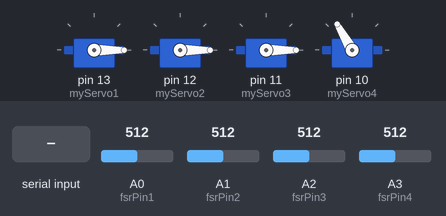
Bench run of a sketch on a simulated Arduino Uno, built with avr-gcc and run on an emulated ATmega328P. On the bench: 4 × servo. Inputs (shaded band) come from the test bench; at power-on: A0 (fsrPin1) = 512, A1 (fsrPin2) = 512, A2 (fsrPin3) = 512, A3 (fsrPin4) = 512.

Above: at 1.2 s.
1.3 s: "1" received over the second serial link
At 2.0 s:
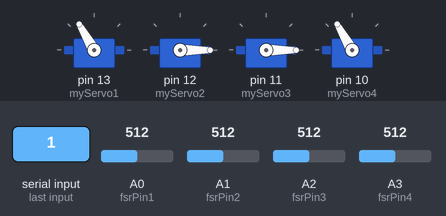
At 2.8 s:
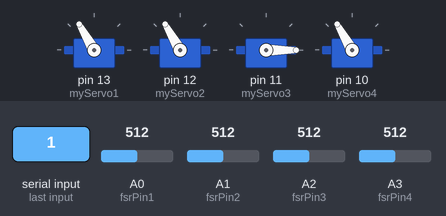
Timing chart, 0 to 6.1 s (numbered marks = the images above; inputs shaded):
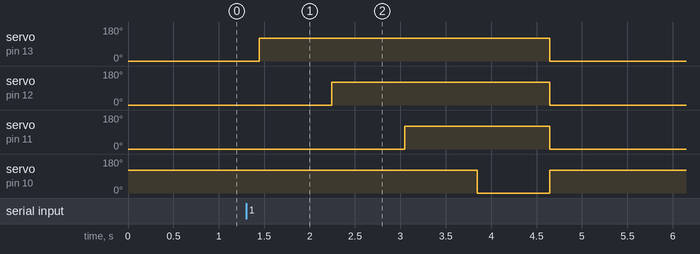

Measured:
- after the input at 1.3 s, servo on pin 13 (myServo1): 0° → 120° after 0.15 s, → 0° 3.2 s later; servo on pin 12 (myServo2): 0° → 120° after 0.95 s, → 0° 2.4 s later; servo on pin 11 (myServo3): 0° → 120° after 1.7 s, → 0° 1.6 s later; servo on pin 10 (myServo4): 120° → 0° after 2.5 s, → 120° 0.80 s later

The sketch:

Optimized_Code_Test.ino
```cpp
/* Example code to use Force Sensitive Resistor (FSR) as toggle switch to control LED. More info: https://www.makerguides.com */
#include <Servo.h>
#include <SoftwareSerial.h>

//======================================================================================================

// Create servo object to control a servo:
Servo myServo1;
Servo myServo2;
Servo myServo3;
Servo myServo4;

// Define pins for force sensitive resistors:
#define fsrPin1 A0
#define fsrPin2 A1
#define fsrPin3 A2
#define fsrPin4 A3

//Current readings from FSR
int fsrReading1;
int fsrReading2;
int fsrReading3;
int fsrReading4;

//Previous readings from FSR
int previous1 = 0;
int previous2 = 0;
int previous3 = 0;
int previous4 = 0;

// Current state of output pins
int state1 = LOW;
int state2 = LOW;
int state3 = LOW;
int state4 = LOW;

// Booleans measuring if FSR is triggered
bool isDropped1;
bool isDropped2;
bool isDropped3;
bool isDropped4;

// Initialize Bluetooth adapter
SoftwareSerial Bluetooth(7, 8);

// Time and debounce used to stop FSR from triggering too quickly
long toggleTime = 0;
long debounce = 40;

// Integer used to store incoming bluetooth values. Null for now
int command;
int previousCommand;


//======================================================================================================


void setup() {
  // Begin Serial communication at a baud rate of 9600:
  Serial.begin(9600);

  // Attach servos to pins for operation:
  myServo1.attach(13);
  myServo2.attach(12);
  myServo3.attach(11);
  myServo4.attach(10);

  // Begin Bluetooth communication at a baud rate of 9600:
  Bluetooth.begin(9600);

  // Set Servos to default location
   myServo1.write(0);
   myServo2.write(0);
   myServo3.write(0);
   myServo4.write(120);
}


void loop() {
  command = Bluetooth.read();
  // Manual reset from bluetooth
  if(command == 49 && previousCommand != 49){
    //Bluetooth input will force reset.
    forceReset();
  }
  // Automatic reset without bluetooth
  else{
    readFSRinputs();
    checkTargets();
    triggerTargetReset();
  }
  previousCommand = command;
}


// This method will read the current FSR inputs
void readFSRinputs(){
  // Reads the FSR pin and stores the output:
  fsrReading1 = analogRead(fsrPin1);
  fsrReading2 = analogRead(fsrPin2);
  fsrReading3 = analogRead(fsrPin3);
  fsrReading4 = analogRead(fsrPin4);
}


// This method will check if the target has been knocked down
void checkTargets(){
  /*
   * These IF statements work as follows: We need to check if the FSR has
   * detected force. If it detects force, we need to make sure it did
   * NOT detect force in the precious iteration, to prevent the code from
   * running again. Once the force has been detected for long enough to
   * rule out bounce, we then declare the target dropped and save the time.
   */

  // Checks values of the first Force Sensitive Resistor-------------------
  if (fsrReading1 > 200 && previous1 < 200 && millis() - toggleTime > debounce) {
    isDropped1 = true;
    toggleTime = millis();
  }
  delay(debounce);
  previous1 = fsrReading1;


  // Checks values of the second Force Sensitive Resistor------------------
  if (fsrReading2 > 200 && previous2 < 200 && millis() - toggleTime > debounce) {
    isDropped2 = true;
    toggleTime = millis();
  }

  delay(debounce);
  previous2 = fsrReading2;


  // Checks values of the third Force Sensitive Resistor-------------------
  if (fsrReading3 > 200 && previous3 < 200 && millis() - toggleTime > debounce) {
    isDropped3 = true;
    toggleTime = millis();
  }

  delay(debounce);
  previous3 = fsrReading3;


  // Checks values of the fourth Force Sensitive Resistor------------------
  if (fsrReading4 > 200 && previous4 < 200 && millis() - toggleTime > debounce) {
    isDropped4 = true;
    toggleTime = millis();
  }
  //digitalWrite(ledpin4, state4);
  delay(debounce);
  previous4 = fsrReading4;
}


// This method will check to see if targets need to be reset, and resets them
void triggerTargetReset(){
    // Check if all FSRs sense that the target has fallen
    if(isDropped1 && isDropped2 && isDropped3 && isDropped4){

        // Resets targets
        myServo1.write(120);
        delay (800);
        myServo2.write(120);
        delay (800);
        myServo3.write(120);
        delay(800);
        myServo4.write(0);
        delay (800);

        // Resets motors back to their respective zeros
        myServo1.write(0);
        myServo2.write(0);
        myServo3.write(0);
        myServo4.write(120);
        delay(300);

        // Resets target values
        isDropped1 = false;
        isDropped2 = false;
        isDropped3 = false;
        isDropped4 = false;
    }
}


// Doesn't check FSR values. Just resets the target
void forceReset(){
    // Resets targets
    myServo1.write(120);
    delay (800);
    myServo2.write(120);
    delay (800);
    myServo3.write(120);
    delay(800);
    myServo4.write(0);
    delay (800);

    // Resets motors back to their respective zeros
    myServo1.write(0);
    myServo2.write(0);
    myServo3.write(0);
    myServo4.write(120);
    delay(300);

    // Resets target values
    isDropped1 = false;
    isDropped2 = false;
    isDropped3 = false;
    isDropped4 = false;
}


/* NOTES (To be deleted before FINAL code is submitted):
 * ---------------------------------------------------------
 * - May need a delay at end of readFSRinput method.
 *
 * - Serial may not be needed for final verion. I think we
 *   only need it for the serial monitor, which won't be
 *   needed after we finish testing and know it works.
 *
 * - We need to look into what this TIME variable is actually
 *   doing. Is this a vestigal idea that is no longer required?
 *   Do we need to be saving it for the debounce stuff after the
 *   IF statement is executed?
 *
 * - I changed the servos to move to their default location in the
 *   Setup method. This may cause issues, and will need to be tested
 *   before added to the final code. Should work though.
 */
```
